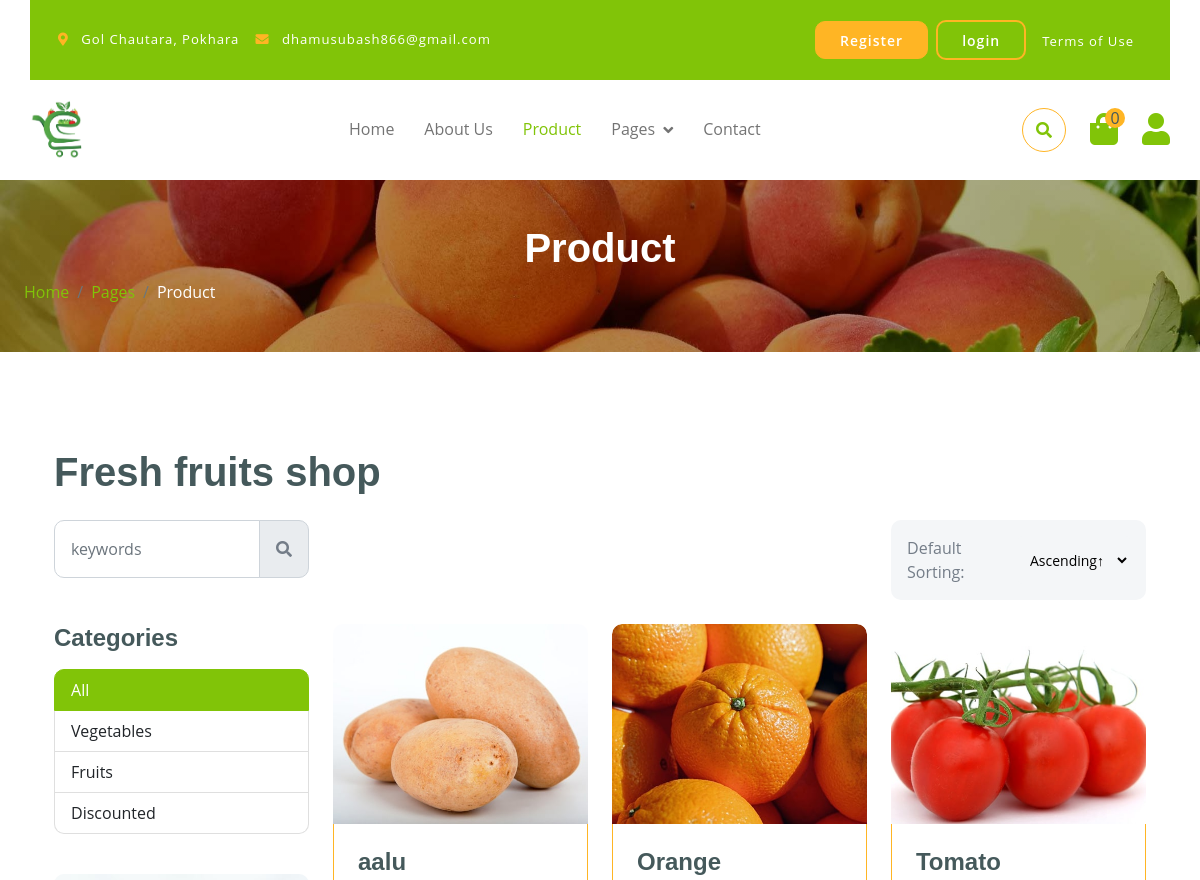
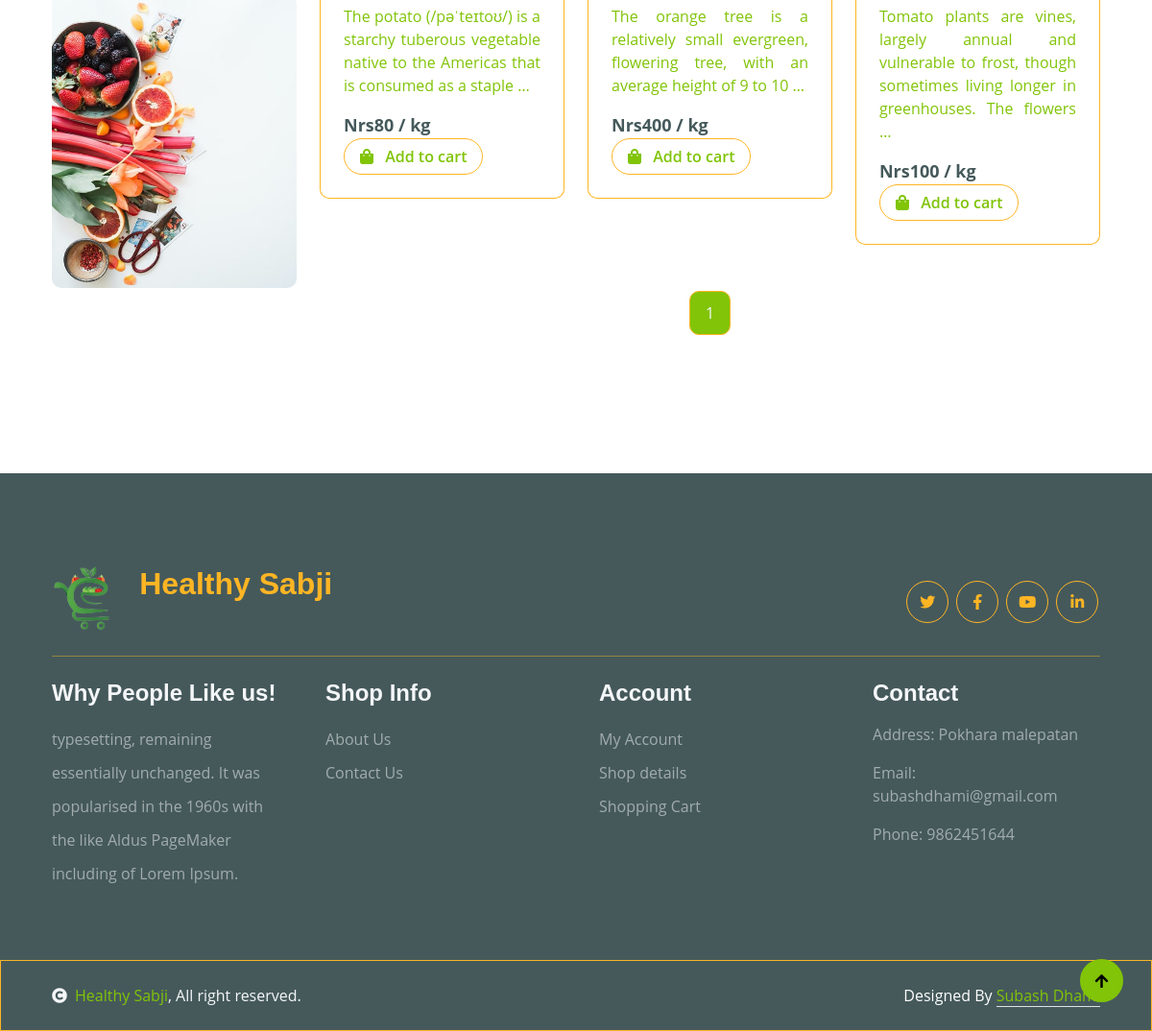
The app's page /product/ with its own data (2 pictures, top to bottom).
### sabji/models.py (models this page shows, shortened)
class Category(models.Model):
    name = models.CharField(max_length=100)
    image = models.ImageField(upload_to='category_images/', blank=True, null=True)

class Product(models.Model):
    name = models.CharField(max_length=100)
    price = models.IntegerField(help_text='Price per kilo')
    pre_discount_price = models.IntegerField(blank=True, null=True)
    description = models.TextField()
    image = models.ImageField(upload_to='product_images/')
    quantity = models.IntegerField()
    farmer = models.ForeignKey(CustomUser, on_delete=models.CASCADE, related_name='products', limit_choices_to={'is_farmer': True})
    date_added = models.DateTimeField(auto_now_add=True)
    category = models.ForeignKey('Category', on_delete=models.SET_NULL, related_name='products',null=True)

### sabji/views.py (the view)
# urls.py: path('product/',views.product,name="product"),
def product(request):
    products = Product.objects.all()
    paginator = Paginator(products, 6)
    page = request.GET.get('page')
    products = paginator.get_page(page)
    return render(request, 'user/product.html', {'products': products})

### sabji/processors.py (called while the page is built)
def productprocessor(request):
    products = Product.objects.filter(quantity__gt=0)
    lowest_price = products.filter(quantity__gt=0).order_by('price').first()
    return {'products': products, 'lowest_price': lowest_price}

def categoryprocessor(request):
    categories = Category.objects.all()
    return {'categories': categories}

def discountprocessor(request):
    discounted_products = Product.objects.filter(pre_discount_price__gt=0)
    return {'discounted_products': discounted_products}

def cartprocessor(request):
    cart_count = 0
    if request.user.is_authenticated:
        cart_count = request.user.cart_items.filter(active=True).count()
    return {'cart_count': cart_count}

def bestsellerprocessor(request):
    bestseller_data = (
        OrderItem.objects.values('product__id', 'product__name')
        .annotate(total_quantity=Sum('quantity'))
        .order_by('-total_quantity')
    )
    bestseller_ids = [item['product__id'] for item in bestseller_data[:3]]
    bestseller = Product.objects.filter(id__in=bestseller_ids)
    return {'bestsellers': bestseller}

### templates/user/product.html (shortened to what this page needs)
{% extends "base.html" %}
{% block content %}
        <div class="container-fluid page-header py-5">
            <h1 class="text-center text-white display-6">Product</h1>
            <ol class="breadcrumb justify-content-start mb-0">
                <li class="breadcrumb-item"><a href="{% url 'index' %}">Home</a></li>
                <li class="breadcrumb-item"><a href="{% url 'product' %}">Pages</a></li>
                <li class="breadcrumb-item active text-white">Product</li>
            </ol>
        </div>
        <div class="container-fluid fruite py-5">
            <div class="container py-5">
                <h1 class="mb-4">Fresh fruits shop</h1>
                <div class="row g-4">
                    <div class="col-lg-12">
                        <div class="row g-4">
                            <div class="col-xl-3">
                                <div class="input-group w-100 mx-auto d-flex">
                                    <input type="search" class="form-control p-3" placeholder="keywords" aria-describedby="search-icon-1">
                                    <span id="search-icon-1" class="input-group-text p-3"><i class="fa fa-search"></i></span>
                                </div>
                            </div>
                            <div class="col-6"></div>
                            <div class="col-xl-3">
                                <div class="bg-light ps-3 py-3 rounded d-flex justify-content-between mb-4">
                                    <label for="fruits">Default Sorting:</label>
                                    <select id="fruits" name="fruitlist" class="border-0 form-select-sm bg-light me-3" onchange="changeOrdering(this.value)">
                                        <option value="asc">Ascending&uarr;</option>
                                    </select>
                                </div>
                            </div>
                        </div>
                        <div class="row g-4">
                            <div class="col-lg-3">
                                <div class="row g-4">
                                    <div class="col-lg-12">
                                        <div class="mb-3">
                                            <h4 class="mb-3">Categories</h4>
                                            <div class="list-group" id="productTabs">
                                                <a class="list-group-item list-group-item-action active" data-bs-toggle="tab" href="#" onclick="filterProducts('all')">All</a>
                                                {% for category in categories %}
                                                <a class="list-group-item list-group-item-action" data-bs-toggle="tab" href="#" onclick="filterProducts('{{ category.id }}')">{{ category.name }}</a>
                                                {% endfor %}
                                                <a class="list-group-item list-group-item-action" data-bs-toggle="tab" href="#" onclick="filterProducts('discounted')">Discounted</a>
                                            </div>
                                        </div>
                                    </div>
                                    <div class="col-lg-12">
                                        <div class="position-relative">
                                            <img src="/static/img/banner-fruits.jpg" class="img-fluid w-100 rounded" alt="">
                                        </div>
                                    </div>
                                </div>
                            </div>
                            <div class="col-lg-9">
                                <div class="row g-4 justify-content-center">
                                    {% for product in products %}
                                    <div class="col-md-6 col-lg-6 col-xl-4 product-item" data-category="{{ product.category.id }}" {% if product.pre_discount_price %} data-discounted="true" {% endif %}>
                                        <a href="{% url 'productDetail' product.id %}">
                                            <div class="rounded position-relative fruite-item">
                                                <div class="fruite-img">
                                                    <img src="{{product.image.url}}" class="img-fluid w-100 rounded-top" alt="" style="height: 200px; object-fit: cover;">
                                                </div>
                                                <div class="p-4 border border-secondary border-top-0 rounded-bottom">
                                                    <h4>{{ product.name }}</h4>
                                                    <p style="text-align: justify;">{{ product.description|truncatewords:18 }}</p>
                                                    <div class="d-flex justify-content-between flex-lg-wrap">
                                                        <p class="text-dark fw-bold mb-0" style="font-size: 18px;">Nrs{{ product.price }} / kg</p>
                                                        <a href="#" class="btn border border-secondary rounded-pill px-3 text-primary"
                                                            hx-get="{% url 'add_to_cart' product.id 1 %}"
                                                            hx-target="#cartCount"
                                                            hx-swap="outerHTML"
                                                            hx-trigger="click">
                                                            <i class="fa fa-shopping-bag me-2 text-primary"></i> Add to cart
                                                        </a>
                                                    </div>
                                                </div>
                                            </div>
                                        </a>
                                    </div>
                                    {% endfor %}
                                </div>
                                <div class="col-12">
                                    <div class="pagination d-flex justify-content-center mt-5">
                                        {% for num in products.paginator.page_range %}
                                            {% if products.number == num %}
                                                <a href="?page={{ num }}" class="active rounded">{{ num }}</a>
                                            {% elif num > products.number|add:'-3' and num < products.number|add:'3' %}
                                                <a href="?page={{ num }}" class="rounded">{{ num }}</a>
                                            {% endif %}
                                            {% endfor %}
                                    </div>
                                </div>
                            </div>
                        </div>
                    </div>
                </div>
            </div>
        </div>
        {% endblock %}

### static/css/style.css (style rules this page uses)
.btn { font-weight: 600; transition: .5s; }
.btn.border-secondary { transition: 0.5s; }
.page-header { position: relative; background: linear-gradient(rgba(0, 0, 0, 0.3), rgba(0, 0, 0, 0.3)), url(../img/cart-page-header-img.jpg); background-position: center center; background-repeat: no-repeat; background-size: cover; }
@media (min-width: 992px) { .hero-header, .page-header { margin-top: 152px !important; } }
.fruite .fruite-item { height: 100%; transition: 0.5s; }
.fruite .fruite-item .fruite-img { overflow: hidden; transition: 0.5s; border-radius: 10px 10px 0 0; }
.fruite .fruite-item .fruite-img img { transition: 0.5s; }
.pagination { display: inline-block; }
.pagination a { color: var(--bs-dark); padding: 10px 16px; text-decoration: none; transition: 0.5s; border: 1px solid var(--bs-secondary); margin: 0 4px; }
.pagination a.active { background-color: var(--bs-primary); color: var(--bs-light); border: 1px solid var(--bs-secondary); }

### records on screen
Category: name "Vegetables"
Category: name "Fruits"
Product: image (picture), name "aalu", description "The potato (/pəˈteɪtoʊ/) is a starchy tuberous vegetable native to the Americas that is consumed as a staple …", price "80"
Product: image (picture), name "Orange", description "The orange tree is a relatively small evergreen, flowering tree, with an average height of 9 to 10 …", price "400"
Product: image (picture), name "Tomato", description "Tomato plants are vines, largely annual and vulnerable to frost, though sometimes living longer in greenhouses. The flowers …", price "100"

### other values on screen
{{ cart_count }} "0"
{{ num }} "1"
